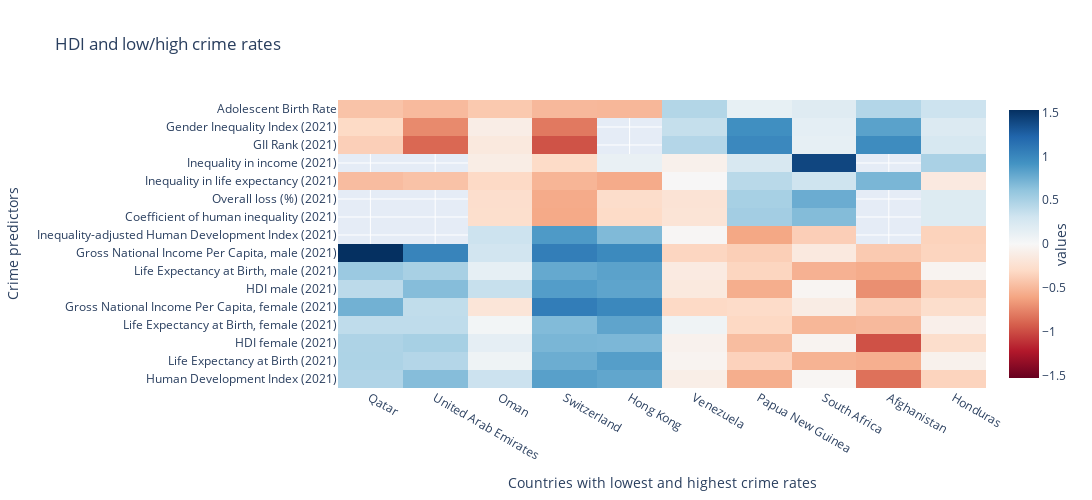

Notebook source saved alongside this figure:
### Markdown cell above
## A Cross-National Comparison of Crime and the Human Development Index

Below is shown a heatmap of standardized indicators of HDI that are higher or lower compared to the countries. On the x-axis, ten countries are put into perspective: the 5 most left indicating the countries with the lowest crime index, and the 5 most right indicating the countries with the highest crime index.

### Code cell
crime = pd.read_csv("datasets/crime-rate-by-country-2023.csv")
HDI = pd.read_csv("datasets/Human Development Index.csv")

# index = country
crime = crime.groupby('country').first()
HDI = HDI.groupby('Country').first()

# filter data 2021
stats_2021 = [col for col in HDI.columns if '2021' in col]
HDI_2021 = HDI[stats_2021]

HC = HDI_2021.copy()
HC = HC.loc[:, [#'HDI Rank (2021)',
             'Human Development Index (2021)',
             'Life Expectancy at Birth (2021)',
             'HDI female (2021)',
             'Life Expectancy at Birth, female (2021)',
             'Gross National Income Per Capita, female (2021)',
             'HDI male (2021)',
             'Life Expectancy at Birth, male (2021)',
             'Gross National Income Per Capita, male (2021)',
             'Inequality-adjusted Human Development Index (2021)',
             'Coefficient of human inequality (2021)',
             'Overall loss (%) (2021)',
             'Inequality in life expectancy (2021)',
             'Inequality in income (2021)',
             'GII Rank (2021)',
             'Gender Inequality Index (2021)',
             'Adolescent Birth Rate (births per 1,000 women ages 15-19) (2021)']]

HC.rename(columns = {'Adolescent Birth Rate (births per 1,000 women ages 15-19) (2021)' : 'Adolescent Birth Rate'}, inplace=True)

# standardize data
HC_standardized = 2 * (HC - HC.mean()) / (HC.max() - HC.min())

HCC = crime.join(HC_standardized)
HCC = HCC.drop(columns=['rank', 'pop2023'])

low5 = HCC.nsmallest(6, 'crimeIndex')
high5 = HCC.nlargest(5, 'crimeIndex')

df = pd.concat([low5, high5])
df = df.drop("Taiwan", axis='index')

df = df.drop(columns=['crimeIndex'])

df = df.T

HDIfig = go.Figure(data=go.Heatmap(z=df.values,
                                   x=df.columns,
                                   y=df.index,
                                   colorscale='RdBu',
                                   zmid=0,
                                   colorbar=dict(title='values', titleside='right')))

# Update layout for better visualization
HDIfig.update_layout(
    title='HDI and low/high crime rates',
    xaxis_title='Countries with lowest and highest crime rates',
    yaxis_title='Crime predictors',
    xaxis=dict(tickmode='array', tickvals=list(range(len(df.columns))), ticktext=df.columns),
    yaxis=dict(tickmode='array', tickvals=list(range(len(df.index))), ticktext=df.index)
)

HDIfig.update_layout(
    height=500,
    width=1100
)

# Show the interactive heatmap
HDIfig.show()

### Figure 1 — Plotly figure (JSON) as saved in the notebook; plotly's stock layout.template omitted (floating-point values rounded to 4 significant figures; data arrays with more than 128 entries replaced by an {"elided": "..."} marker saying what was removed)
{"data": [{"colorbar": {"title": {"side": "right", "text": "values"}}, "colorscale": [[0, "rgb(103,0,31)"], [0.1, "rgb(178,24,43)"], [0.2, "rgb(214,96,77)"], [0.3, "rgb(244,165,130)"], [0.4, "rgb(253,219,199)"], [0.5, "rgb(247,247,247)"], [0.6, "rgb(209,229,240)"], [0.7, "rgb(146,197,222)"], [0.8, "rgb(67,147,195)"], [0.9, "rgb(33,102,172)"], [1, "rgb(5,48,97)"]], "type": "heatmap", "x": ["Qatar", "United Arab Emirates", "Oman", "Switzerland", "Hong Kong", "Venezuela", "Papua New Guinea", "South Africa", "Afghanistan", "Honduras"], "y": ["Human Development Index (2021)", "Life Expectancy at Birth (2021)", "HDI female (2021)", "Life Expectancy at Birth, female (2021)", "Gross National Income Per Capita, female (2021)", "HDI male (2021)", "Life Expectancy at Birth, male (2021)", "Gross National Income Per Capita, male (2021)", "Inequality-adjusted Human Development Index (2021)", "Coefficient of human inequality (2021)", "Overall loss (%) (2021)", "Inequality in life expectancy (2021)", "Inequality in income (2021)", "GII Rank (2021)", "Gender Inequality Index (2021)", "Adolescent Birth Rate"], "z": {"elided": "16x10 float values"}, "zmid": 0}], "layout": {"height": 500, "title": {"text": "HDI and low/high crime rates"}, "width": 1100, "xaxis": {"autorange": true, "range": [-0.5, 9.5], "tickmode": "array", "ticktext": ["Qatar", "United Arab Emirates", "Oman", "Switzerland", "Hong Kong", "Venezuela", "Papua New Guinea", "South Africa", "Afghanistan", "Honduras"], "tickvals": [0, 1, 2, 3, 4, 5, 6, 7, 8, 9], "title": {"text": "Countries with lowest and highest crime rates"}, "type": "category"}, "yaxis": {"autorange": true, "range": [-0.5, 15.5], "tickmode": "array", "ticktext": ["Human Development Index (2021)", "Life Expectancy at Birth (2021)", "HDI female (2021)", "Life Expectancy at Birth, female (2021)", "Gross National Income Per Capita, female (2021)", "HDI male (2021)", "Life Expectancy at Birth, male (2021)", "Gross National Income Per Capita, male (2021)", "Inequality-adjusted Human Development Index (2021)", "Coefficient of human inequality (2021)", "Overall loss (%) (2021)", "Inequality in life expectancy (2021)", "Inequality in income (2021)", "GII Rank (2021)", "Gender Inequality Index (2021)", "Adolescent Birth Rate"], "tickvals": [0, 1, 2, 3, 4, 5, 6, 7, 8, 9, 10, 11, 12, 13, 14, 15], "title": {"text": "Crime predictors"}, "type": "category"}}}
